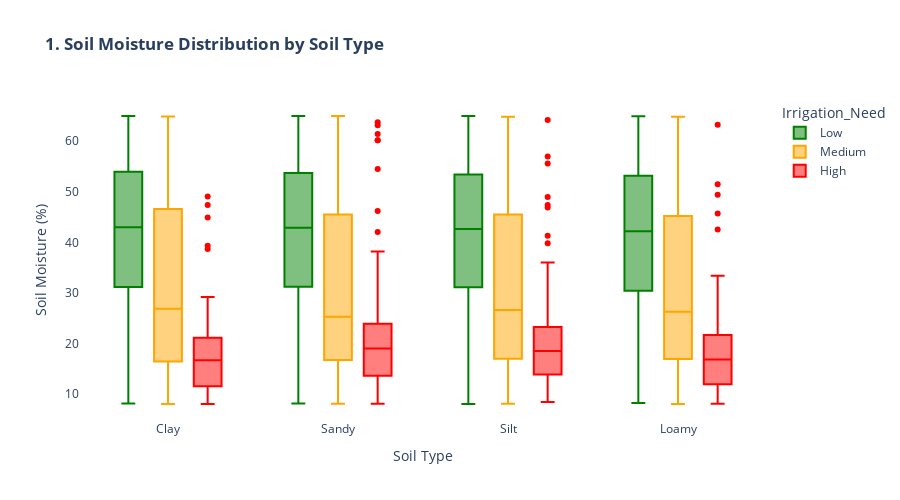

Notebook code cell kept with this figure:
### Markdown cell above
### *1. Soil Type vs Soil Moisture*

### Code cell
print("\n1. Soil Moisture by Type...")

fig1 = px.box(df, x='Soil_Type', y='Soil_Moisture', color='Irrigation_Need',
              title='<b>1. Soil Moisture Distribution by Soil Type</b>',
              labels={'Soil_Moisture': 'Soil Moisture (%)', 'Soil_Type': 'Soil Type'},
              color_discrete_map={'Low': 'green', 'Medium': 'orange', 'High': 'red'})

fig1.update_layout(height=500, plot_bgcolor='white', boxmode='group')
fig1.show()

### Figure 1 — Plotly figure (JSON) as saved in the notebook; plotly's stock layout.template omitted (floating-point values rounded to 4 significant figures; data arrays with more than 128 entries replaced by an {"elided": "..."} marker saying what was removed)
{"data": [{"alignmentgroup": "True", "hovertemplate": "Irrigation_Need=Low<br>Soil Type=%{x}<br>Soil Moisture (%)=%{y}<extra></extra>", "legendgroup": "Low", "marker": {"color": "green"}, "name": "Low", "notched": false, "offsetgroup": "Low", "orientation": "v", "showlegend": true, "type": "box", "x": {"elided": "5864 str values"}, "x0": " ", "xaxis": "x", "y": {"elided": "5864 float values"}, "y0": " ", "yaxis": "y"}, {"alignmentgroup": "True", "hovertemplate": "Irrigation_Need=Medium<br>Soil Type=%{x}<br>Soil Moisture (%)=%{y}<extra></extra>", "legendgroup": "Medium", "marker": {"color": "orange"}, "name": "Medium", "notched": false, "offsetgroup": "Medium", "orientation": "v", "showlegend": true, "type": "box", "x": {"elided": "3800 str values"}, "x0": " ", "xaxis": "x", "y": {"elided": "3800 float values"}, "y0": " ", "yaxis": "y"}, {"alignmentgroup": "True", "hovertemplate": "Irrigation_Need=High<br>Soil Type=%{x}<br>Soil Moisture (%)=%{y}<extra></extra>", "legendgroup": "High", "marker": {"color": "red"}, "name": "High", "notched": false, "offsetgroup": "High", "orientation": "v", "showlegend": true, "type": "box", "x": {"elided": "336 str values"}, "x0": " ", "xaxis": "x", "y": {"elided": "336 float values"}, "y0": " ", "yaxis": "y"}], "layout": {"boxmode": "group", "height": 500, "legend": {"title": {"text": "Irrigation_Need"}, "tracegroupgap": 0}, "plot_bgcolor": "white", "title": {"text": "<b>1. Soil Moisture Distribution by Soil Type</b>"}, "xaxis": {"anchor": "y", "domain": [0, 1], "title": {"text": "Soil Type"}}, "yaxis": {"anchor": "x", "domain": [0, 1], "title": {"text": "Soil Moisture (%)"}}}}
